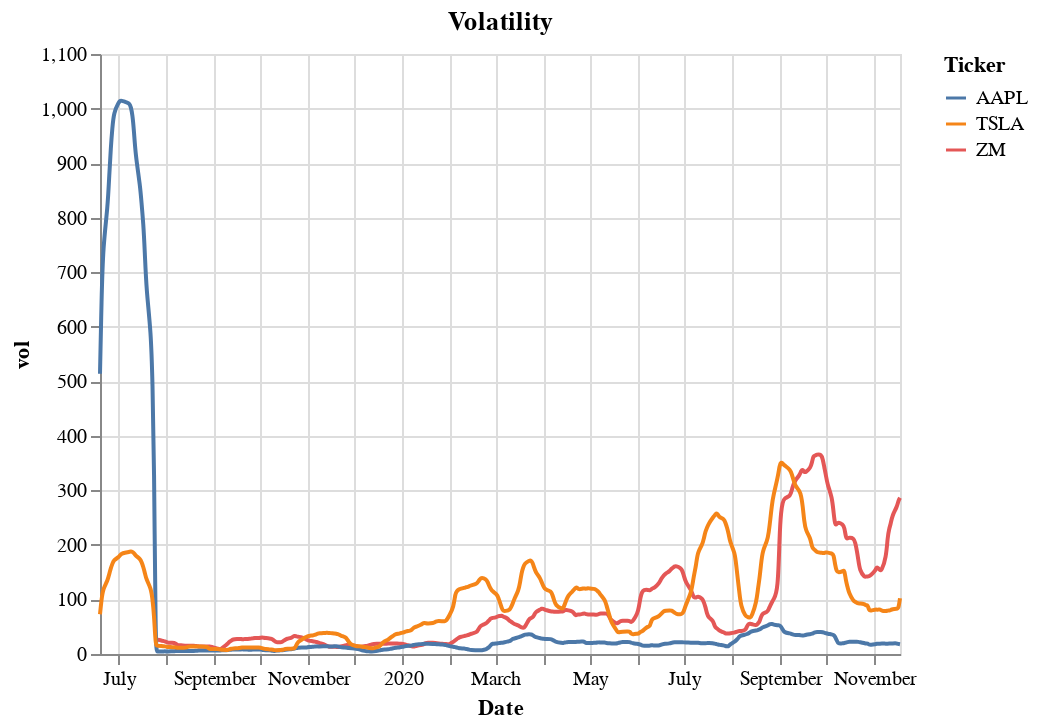

Source (notebook cell):
### Code cell
alt.Chart(daily_close_px,title = 'Volatility').mark_line(interpolate='basis').encode(
    x='Date:T',
    y='vol:Q',
    color='Ticker:N'
)

### Figure 1 — Vega-Lite specification as saved in the notebook (floating-point values rounded to 4 significant figures; data arrays with more than 128 entries replaced by an {"elided": "..."} marker saying what was removed)
{"config": {"view": {"continuousWidth": 400, "continuousHeight": 300}}, "data": {"name": "data-d85f7551fe68d60cdf25a46fef1544fc"}, "mark": {"type": "line", "interpolate": "basis"}, "encoding": {"color": {"type": "nominal", "field": "Ticker"}, "x": {"type": "temporal", "field": "Date"}, "y": {"type": "quantitative", "field": "vol"}}, "title": "Volatility", "$schema": "https://vega.github.io/schema/vega-lite/v4.8.1.json", "datasets": {"data-d85f7551fe68d60cdf25a46fef1544fc": {"elided": "1080 records"}}}
